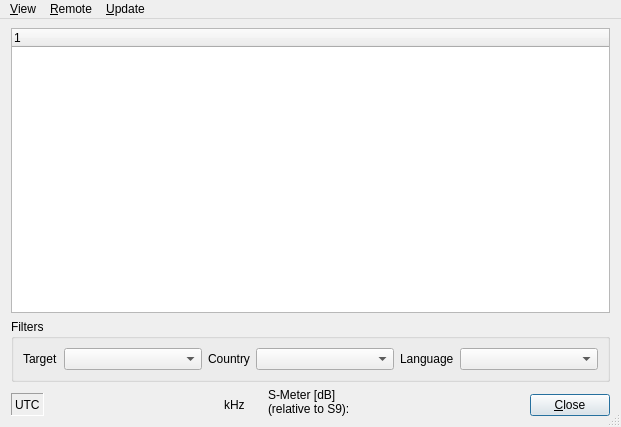
<?xml version="1.0" encoding="UTF-8"?>
<ui version="4.0">
 <class>StationsDlgbase</class>
 <widget class="QDialog" name="StationsDlgbase">
  <property name="geometry">
   <rect>
    <x>0</x>
    <y>0</y>
    <width>621</width>
    <height>427</height>
   </rect>
  </property>
  <property name="windowTitle">
   <string>Stations</string>
  </property>
  <property name="windowIcon">
   <iconset resource="res/icons.qrc">
    <normaloff>:/icons/MainIcon.svg</normaloff>:/icons/MainIcon.svg</iconset>
  </property>
  <property name="sizeGripEnabled">
   <bool>true</bool>
  </property>
  <layout class="QVBoxLayout" name="verticalLayout_4">
   <property name="spacing">
    <number>0</number>
   </property>
   <property name="margin">
    <number>0</number>
   </property>
   <item>
    <widget class="QMenuBar" name="menubar">
     <widget class="QMenu" name="menuView">
      <property name="title">
       <string>&amp;View</string>
      </property>
      <widget class="QMenu" name="menuStations_preview">
       <property name="title">
        <string>Stations &amp;preview</string>
       </property>
       <addaction name="actionDisabled"/>
       <addaction name="action5minutes"/>
       <addaction name="action15minutes"/>
       <addaction name="action30minutes"/>
      </widget>
      <addaction name="actionShowOnlyActiveStations"/>
      <addaction name="actionShowAllStations"/>
      <addaction name="menuStations_preview"/>
      <addaction name="separator"/>
      <addaction name="actionClose"/>
     </widget>
     <widget class="QMenu" name="menuRemote">
      <property name="title">
       <string>&amp;Remote</string>
      </property>
      <addaction name="actionChooseRig"/>
      <addaction name="actionEnable_S_Meter"/>
     </widget>
     <widget class="QMenu" name="menuUpdate">
      <property name="title">
       <string>&amp;Update</string>
      </property>
      <addaction name="actionGetUpdate"/>
     </widget>
     <addaction name="menuView"/>
     <addaction name="menuRemote"/>
     <addaction name="menuUpdate"/>
    </widget>
   </item>
   <item>
    <layout class="QVBoxLayout" name="verticalLayout_3">
     <property name="spacing">
      <number>6</number>
     </property>
     <property name="leftMargin">
      <number>11</number>
     </property>
     <property name="topMargin">
      <number>9</number>
     </property>
     <property name="rightMargin">
      <number>11</number>
     </property>
     <property name="bottomMargin">
      <number>11</number>
     </property>
     <item>
      <widget class="QTreeWidget" name="ListViewStations">
       <property name="rootIsDecorated">
        <bool>false</bool>
       </property>
       <property name="uniformRowHeights">
        <bool>true</bool>
       </property>
       <column>
        <property name="text">
         <string/>
        </property>
       </column>
      </widget>
     </item>
     <item>
      <widget class="QGroupBox" name="groupBox">
       <property name="title">
        <string>Filters</string>
       </property>
       <layout class="QHBoxLayout" name="horizontalLayout">
        <item>
         <widget class="QLabel" name="TextLabelTarget">
          <property name="text">
           <string>Target</string>
          </property>
          <property name="wordWrap">
           <bool>false</bool>
          </property>
         </widget>
        </item>
        <item>
         <widget class="QComboBox" name="ComboBoxFilterTarget">
          <property name="sizePolicy">
           <sizepolicy hsizetype="MinimumExpanding" vsizetype="Fixed">
            <horstretch>0</horstretch>
            <verstretch>0</verstretch>
           </sizepolicy>
          </property>
         </widget>
        </item>
        <item>
         <widget class="QLabel" name="TextLabelCountry">
          <property name="text">
           <string>Country</string>
          </property>
          <property name="wordWrap">
           <bool>false</bool>
          </property>
         </widget>
        </item>
        <item>
         <widget class="QComboBox" name="ComboBoxFilterCountry">
          <property name="sizePolicy">
           <sizepolicy hsizetype="MinimumExpanding" vsizetype="Fixed">
            <horstretch>0</horstretch>
            <verstretch>0</verstretch>
           </sizepolicy>
          </property>
         </widget>
        </item>
        <item>
         <widget class="QLabel" name="TextLabelLanguage">
          <property name="text">
           <string>Language</string>
          </property>
          <property name="wordWrap">
           <bool>false</bool>
          </property>
         </widget>
        </item>
        <item>
         <widget class="QComboBox" name="ComboBoxFilterLanguage">
          <property name="sizePolicy">
           <sizepolicy hsizetype="MinimumExpanding" vsizetype="Fixed">
            <horstretch>0</horstretch>
            <verstretch>0</verstretch>
           </sizepolicy>
          </property>
         </widget>
        </item>
       </layout>
      </widget>
     </item>
     <item>
      <layout class="QHBoxLayout" name="horizontalLayout_3">
       <item>
        <layout class="QVBoxLayout" name="verticalLayout_2">
         <property name="spacing">
          <number>0</number>
         </property>
         <item>
          <widget class="QWidget" name="widget_2" native="true">
           <property name="sizePolicy">
            <sizepolicy hsizetype="Minimum" vsizetype="Minimum">
             <horstretch>0</horstretch>
             <verstretch>0</verstretch>
            </sizepolicy>
           </property>
          </widget>
         </item>
         <item>
          <layout class="QHBoxLayout" name="horizontalLayout_2">
           <property name="spacing">
            <number>6</number>
           </property>
           <item>
            <widget class="QLabel" name="TextLabelUTCTime">
             <property name="sizePolicy">
              <sizepolicy hsizetype="Minimum" vsizetype="Maximum">
               <horstretch>0</horstretch>
               <verstretch>0</verstretch>
              </sizepolicy>
             </property>
             <property name="minimumSize">
              <size>
               <width>0</width>
               <height>23</height>
              </size>
             </property>
             <property name="frameShape">
              <enum>QFrame::Panel</enum>
             </property>
             <property name="frameShadow">
              <enum>QFrame::Sunken</enum>
             </property>
             <property name="text">
              <string>UTC</string>
             </property>
             <property name="wordWrap">
              <bool>false</bool>
             </property>
            </widget>
           </item>
           <item>
            <widget class="QwtCounter" name="QwtCounterFrequency">
             <property name="sizePolicy">
              <sizepolicy hsizetype="Fixed" vsizetype="Maximum">
               <horstretch>0</horstretch>
               <verstretch>0</verstretch>
              </sizepolicy>
             </property>
             <property name="minimumSize">
              <size>
               <width>168</width>
               <height>0</height>
              </size>
             </property>
            </widget>
           </item>
           <item>
            <widget class="QLabel" name="TextLabel1">
             <property name="sizePolicy">
              <sizepolicy hsizetype="Minimum" vsizetype="Minimum">
               <horstretch>0</horstretch>
               <verstretch>0</verstretch>
              </sizepolicy>
             </property>
             <property name="text">
              <string>kHz</string>
             </property>
             <property name="wordWrap">
              <bool>false</bool>
             </property>
             <property name="buddy">
              <cstring>QwtCounterFrequency</cstring>
             </property>
            </widget>
           </item>
          </layout>
         </item>
        </layout>
       </item>
       <item>
        <spacer name="horizontalSpacer_2">
         <property name="orientation">
          <enum>Qt::Horizontal</enum>
         </property>
         <property name="sizeHint" stdset="0">
          <size>
           <width>20</width>
           <height>20</height>
          </size>
         </property>
        </spacer>
       </item>
       <item>
        <widget class="QLabel" name="TextLabelSMeter">
         <property name="sizePolicy">
          <sizepolicy hsizetype="Minimum" vsizetype="Minimum">
           <horstretch>0</horstretch>
           <verstretch>0</verstretch>
          </sizepolicy>
         </property>
         <property name="text">
          <string>S-Meter [dB]
(relative to S9):</string>
         </property>
         <property name="wordWrap">
          <bool>false</bool>
         </property>
        </widget>
       </item>
       <item>
        <widget class="QwtThermo" name="ProgrSigStrength">
         <property name="sizePolicy">
          <sizepolicy hsizetype="Fixed" vsizetype="Maximum">
           <horstretch>0</horstretch>
           <verstretch>0</verstretch>
          </sizepolicy>
         </property>
         <property name="minimumSize">
          <size>
           <width>150</width>
           <height>0</height>
          </size>
         </property>
         <property name="scalePosition">
          <enum>QwtThermo::TopScale</enum>
         </property>
        </widget>
       </item>
       <item>
        <spacer name="horizontalSpacer">
         <property name="orientation">
          <enum>Qt::Horizontal</enum>
         </property>
         <property name="sizeType">
          <enum>QSizePolicy::Expanding</enum>
         </property>
         <property name="sizeHint" stdset="0">
          <size>
           <width>20</width>
           <height>20</height>
          </size>
         </property>
        </spacer>
       </item>
       <item>
        <layout class="QVBoxLayout" name="verticalLayout">
         <property name="spacing">
          <number>0</number>
         </property>
         <item>
          <widget class="QWidget" name="widget" native="true">
           <property name="sizePolicy">
            <sizepolicy hsizetype="Minimum" vsizetype="Minimum">
             <horstretch>0</horstretch>
             <verstretch>0</verstretch>
            </sizepolicy>
           </property>
          </widget>
         </item>
         <item>
          <widget class="QPushButton" name="buttonOk">
           <property name="sizePolicy">
            <sizepolicy hsizetype="Minimum" vsizetype="Maximum">
             <horstretch>0</horstretch>
             <verstretch>0</verstretch>
            </sizepolicy>
           </property>
           <property name="text">
            <string>&amp;Close</string>
           </property>
           <property name="autoDefault">
            <bool>true</bool>
           </property>
           <property name="default">
            <bool>true</bool>
           </property>
          </widget>
         </item>
        </layout>
       </item>
      </layout>
     </item>
    </layout>
   </item>
  </layout>
  <action name="actionShowOnlyActiveStations">
   <property name="checkable">
    <bool>true</bool>
   </property>
   <property name="text">
    <string>Show only active stations</string>
   </property>
  </action>
  <action name="actionShowAllStations">
   <property name="checkable">
    <bool>true</bool>
   </property>
   <property name="text">
    <string>Show all stations</string>
   </property>
  </action>
  <action name="action5minutes">
   <property name="checkable">
    <bool>true</bool>
   </property>
   <property name="text">
    <string>5 minutes</string>
   </property>
  </action>
  <action name="action15minutes">
   <property name="checkable">
    <bool>true</bool>
   </property>
   <property name="text">
    <string>15 minutes</string>
   </property>
  </action>
  <action name="action30minutes">
   <property name="checkable">
    <bool>true</bool>
   </property>
   <property name="text">
    <string>30 minutes</string>
   </property>
  </action>
  <action name="actionGetUpdate">
   <property name="text">
    <string>Get &amp;Update...</string>
   </property>
  </action>
  <action name="actionChooseRig">
   <property name="text">
    <string>&amp;Rig Settings...</string>
   </property>
  </action>
  <action name="actionDisabled">
   <property name="checkable">
    <bool>true</bool>
   </property>
   <property name="text">
    <string>&amp;Disabled</string>
   </property>
  </action>
  <action name="actionEnable_S_Meter">
   <property name="checkable">
    <bool>true</bool>
   </property>
   <property name="text">
    <string>Enable &amp;S-Meter</string>
   </property>
  </action>
  <action name="actionClose">
   <property name="text">
    <string>&amp;Close</string>
   </property>
  </action>
 </widget>
 <customwidgets>
  <customwidget>
   <class>QwtCounter</class>
   <extends>QWidget</extends>
   <header>qwt_counter.h</header>
  </customwidget>
  <customwidget>
   <class>QwtThermo</class>
   <extends>QWidget</extends>
   <header>qwt_thermo.h</header>
  </customwidget>
 </customwidgets>
 <resources>
  <include location="res/icons.qrc"/>
 </resources>
 <connections/>
</ui>
